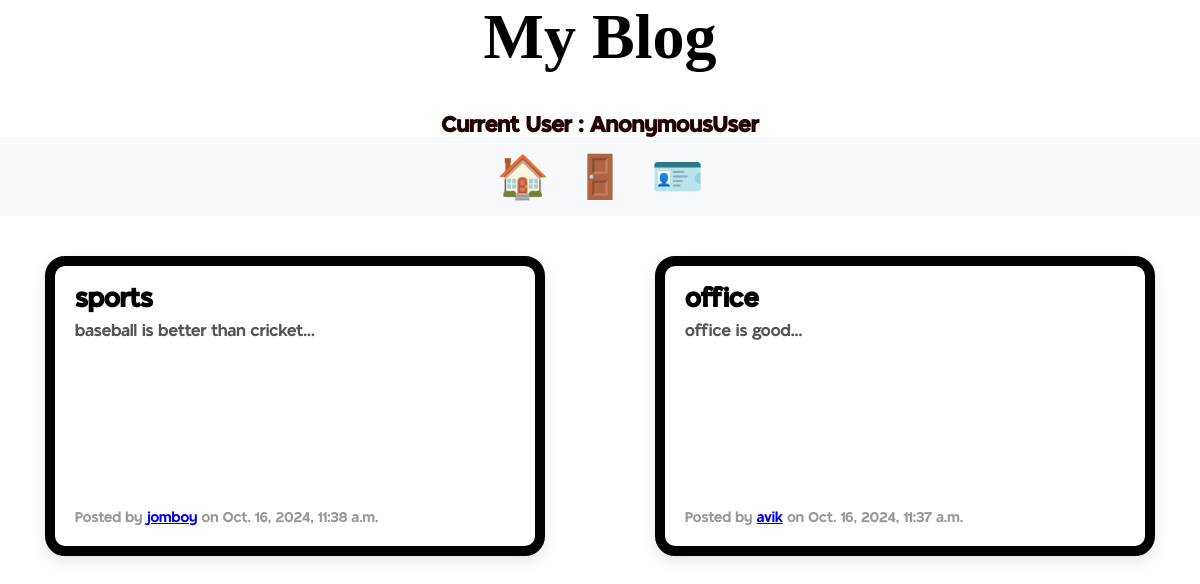
The app's page /, older data.
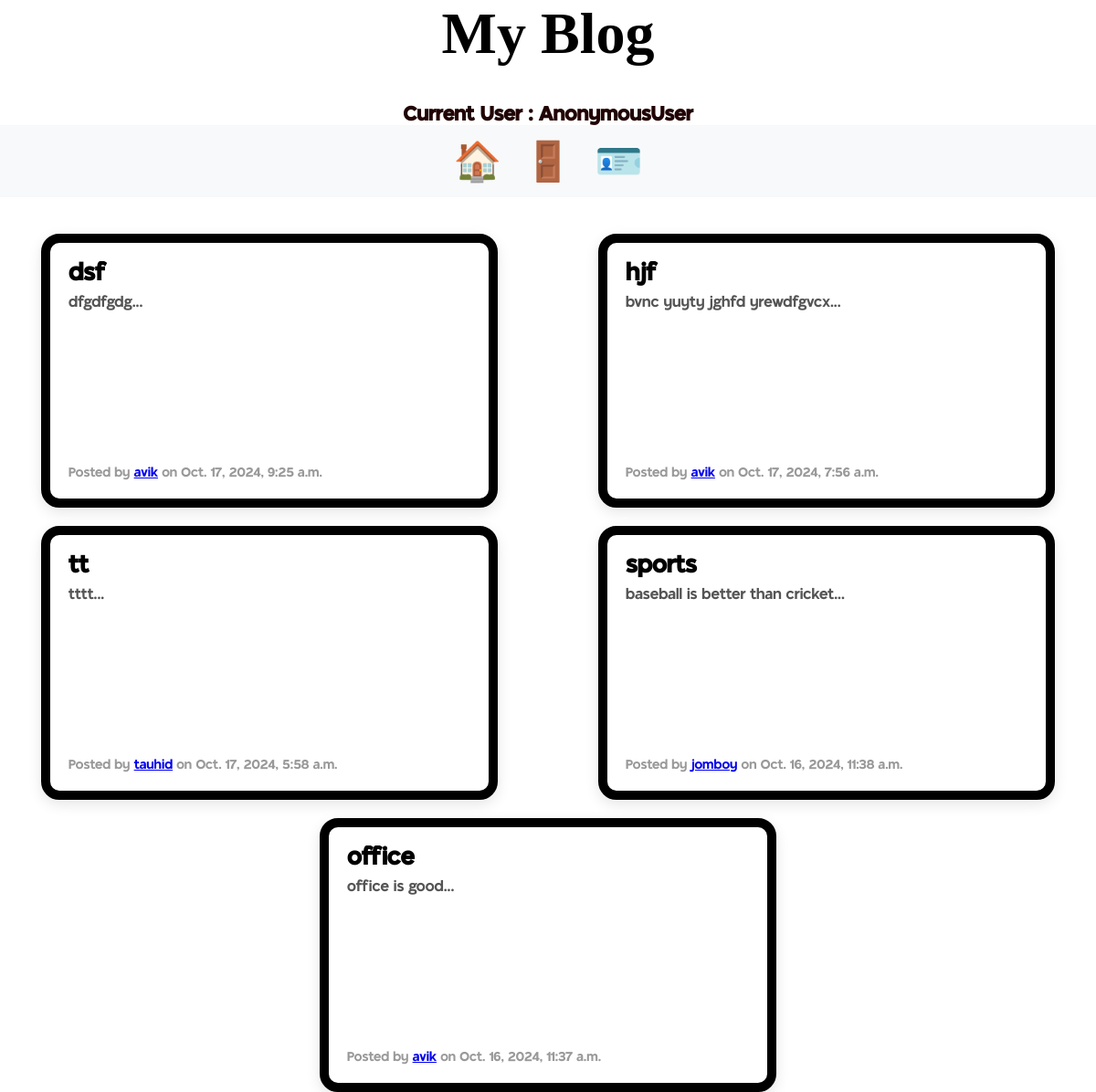
The same page, newer data.
### blog/models.py (models this page shows, shortened)
class Post(models.Model):
    title = models.CharField(max_length=200)
    content = models.TextField()
    created_at = models.DateTimeField(default=timezone.now)
    author = models.ForeignKey(User, on_delete=models.CASCADE)

### blog/views.py (the view)
# urls.py: path('',views.home,name='home'),
def home(request):
    us = request.user
    posts = Post.objects.all().order_by('-created_at')
    return render(request, 'blog/home.html', {'posts': posts,'us':us})

### blog/templates/blog/home.html (shortened to what this page needs)
{% extends "blog/base.html" %}
{% load static %}
{% block link%}
<link rel="stylesheet" href="{% static 'css/home.css' %}">
{% endblock %}
{% block content %}
<h1 class="text-center">My Blog</h1>
<h6 class="cu"> Current User : {{us}} </h6>
<nav>
    <div class="nav-container">
        <a href="{% url 'home' %}" class="nav-icon">🏠</a>
        {% if user.is_authenticated %}
        <form method="POST" action="{% url 'logout' %}" class="nav-form">
            {% csrf_token %}
            <button type="submit" class="nav-icon">👋🏼</button>
        </form>
            <a href="{% url 'add-post' %}" class="nav-icon">➕</a>
            <a href="{% url 'profile' us%}" class="nav-icon">🧑🏼</a>
        {% else %}
            <a href="{% url 'login' %}" class="nav-icon">🚪</a>
            <a href="{% url 'register' %}" class="nav-icon">🪪</a>
        {% endif %}
    </div>
</nav>
    <div class="maincontainer">
        {% for post in posts %}
        <div class="subcontainer">
                <h2> <a href="{% url 'post-detail' post.pk %}">{{ post.title }}</a></h2>
                <p class="card-text">{{ post.content|slice:300 }}...</p>
                <p class="text-muted">Posted by
                    <a href="{% url 'profile' post.author%}">{{post.author}}</a>
                    on {{ post.created_at }}</p>
        </div>
    {% endfor %}
    </div>
{% endblock %}

### blog/templates/blog/base.html (shortened to what this page needs)
<!DOCTYPE html>
<html lang="en">
{% load static %}
<head>
    {% block link%} {% endblock %}
</head>
<body>
    {% block content %}{% endblock %}
</body>
</html>

### static/css/home.css (style rules this page uses)
* { margin: 0; padding: 0; box-sizing: border-box; }
body { min-height: 100vh; background-color: rgb(255, 255, 255); color: rgb(33, 3, 3); font-size: 2rem; font-family: Arial, sans-serif; }
.nav-container { display: flex; align-items: center; justify-content: center; background-color: #f8f9fa; padding: 10px; gap: 15px; }
.nav-icon { font-size: 42px; text-decoration: none; color: #007bff; padding: 5px; transition: background-color 0.3s ease; }
h1 { font-family: 'lemon'; color: #000000; text-align: center; margin-bottom: 40px; }
.cu { font-family: 'tango'; text-align: center; }
.maincontainer { font-family: 'tango'; margin-top: 40px; display: flex; flex-wrap: wrap; justify-content: space-around; gap: 20px; }
.subcontainer { width: 100%; max-width: 500px; height: 300px; border-radius: 20px; border: 10px solid #000000; position: relative; padding: 20px; background-color: #fff; box-shadow: 0 5px 15px rgba(0, 0, 0, 0.1); transition: transform 0.3s ease, box-shadow 0.3s ease; display: flex; flex-direction: column; }
.subcontainer h2 { font-size: 1.6rem; margin-bottom: 10px; white-space: nowrap; overflow: hidden; text-overflow: ellipsis; }
.subcontainer h2 a { text-decoration: none; color: #000000; transition: color 0.3s ease; }
.card-text { font-size: 1rem; color: #555; margin-bottom: 10px; overflow: hidden; text-overflow: ellipsis; }
.text-muted { font-size: 0.875rem; color: #999; text-align: left; margin-top: auto; white-space: normal; }

Row changes from the older to the newer data that the page shows:
added Post: title "dsf", content "dfgdfgdg", author "avik", created_at "Oct. 17, 2024, 9:25 a.m."
added Post: title "hjf", content "bvnc yuyty jghfd yrewdfgvcx", author "avik", created_at "Oct. 17, 2024, 7:56 a.m."
added Post: title "tt", content "tttt", author "tauhid", created_at "Oct. 17, 2024, 5:58 a.m."
